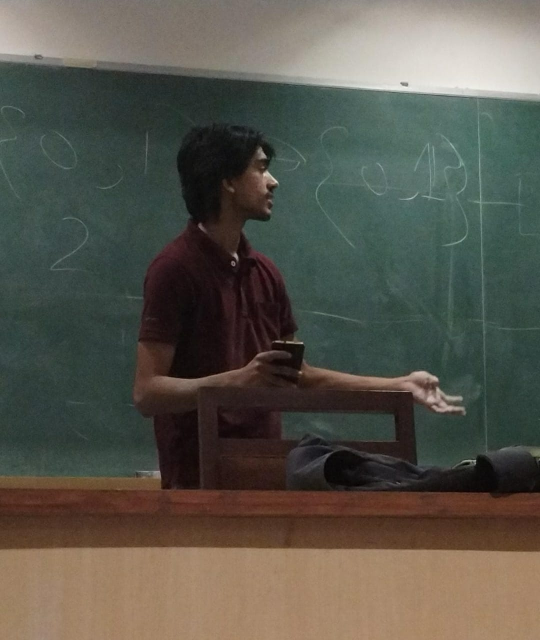
#> input picture assets/img/coordinators/Arnav.jpeg, 1080 x 1280 px (shown at 1/2 size); its folder holds only this picture in this run
$ python optimiser_600.py   (older library calls are emulated)
#> lines starting #> are read from the running program, lines starting #| are printed output that depends on the picture
from PIL import Image
import os

def crop_and_resize_to_square(image_path, output_path, size=(600, 600)):
    # Open an image file
#> called with image_path = 'assets/img/coordinators/Arnav.jpeg', size = (600, 600)
    img = Image.open(image_path)
#> img is the input picture: PIL image 1080x1280 RGB; mean R, G, B 88, 86, 76.2
    width, height = img.size
#> width = 1080; height = 1280

    # Find dimensions for cropping to a square
    new_dimension = min(width, height)
#> new_dimension = 1080
    left = (width - new_dimension) / 2
#> left = 0
    top = (height - new_dimension) / 2
#> top = 100
    right = (width + new_dimension) / 2
#> right = 1080
    bottom = (height + new_dimension) / 2
#> bottom = 1180

    # Crop the image
    img_cropped = img.crop((left, top, right, bottom))
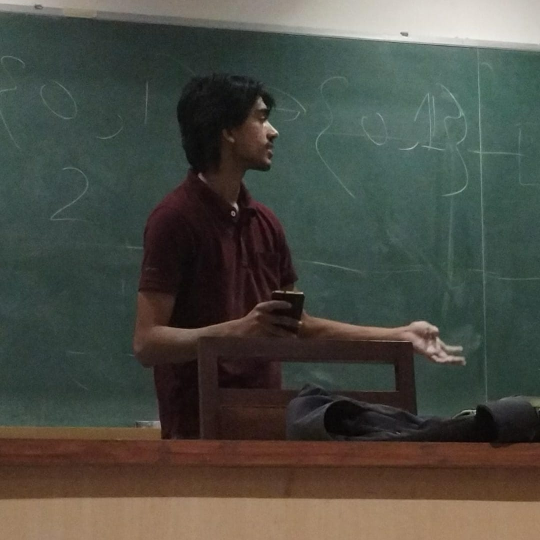
#> img_cropped: PIL image 1080x1080 RGB (shown at 1/2 size); mean R, G, B 74.8, 76, 67.8

    # Resize the image
    img_resized = img_cropped.resize(size, Image.ANTIALIAS)
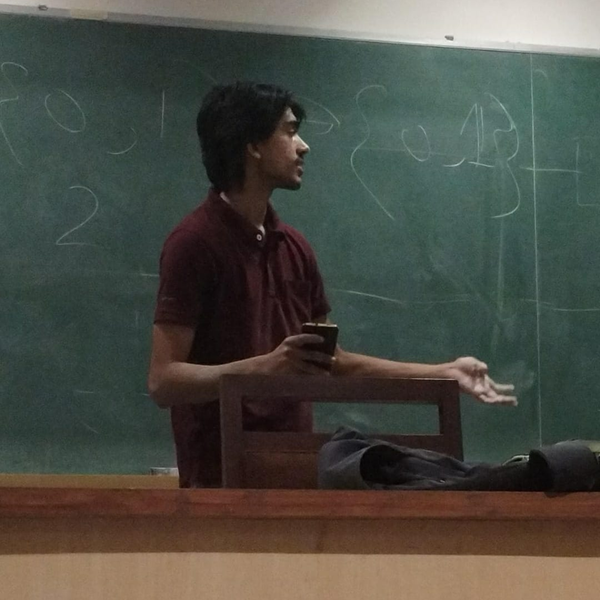
#> img_resized: PIL image 600x600 RGB; mean R, G, B 74.8, 76, 67.8

    # Save the image
    img_resized.save(output_path)

# Directory where images are stored
image_directory = "assets/img/coordinators"  # Replace with the path to your image folder

# Directory to save cropped images
output_directory = os.path.join(image_directory, "optimised")

# Create the output directory if it doesn't exist
if not os.path.exists(output_directory):
    os.makedirs(output_directory)

# List all files in the directory
all_files = os.listdir(image_directory)

# Filter out image files
image_files = [f for f in all_files if f.lower().endswith(('.png', '.jpg', '.jpeg'))]

# Crop and resize each image in the list
for image_file in image_files:
    image_path = os.path.join(image_directory, image_file)
    output_path = os.path.join(output_directory, f"optimised_{image_file}")
    crop_and_resize_to_square(image_path, output_path)

# The script will crop and resize all the images in the folder to 600x600 pixels
# and save them in the "optimised" folder. Images will be overwritten if they already exist.

$ run again, on assets/img/coordinators/Dhanuush .jpeg
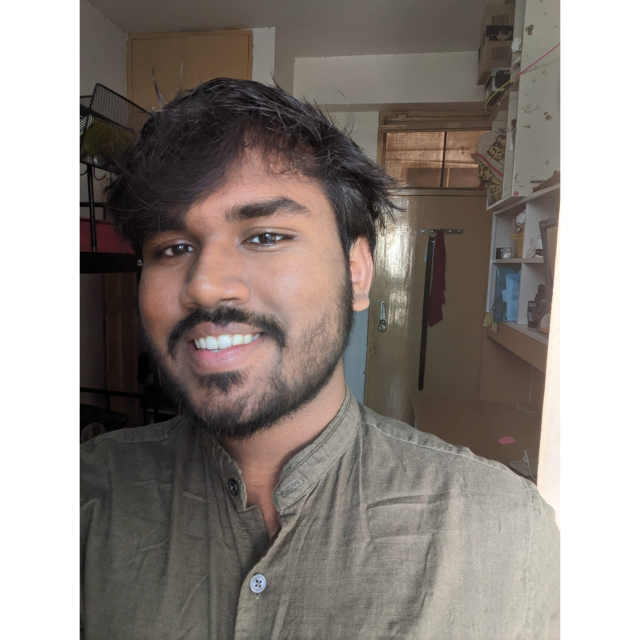
#> input picture assets/img/coordinators/Dhanuush .jpeg, 1280 x 1280 px (shown at 1/2 size)
#> in crop_and_resize_to_square, img is the input picture: PIL image 1280x1280 RGB; mean R, G, B 144.7, 136.8, 131.5
#> in crop_and_resize_to_square, `img_resized = img_cropped.resize(size, Image.ANTIALIAS)`:
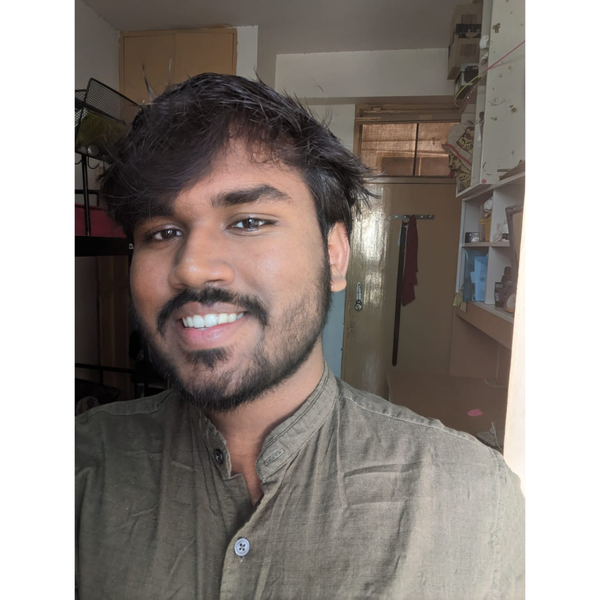
#> img_resized: PIL image 600x600 RGB; mean R, G, B 144.7, 136.8, 131.5

$ run again, on assets/img/coordinators/KeerthanaPhoto.jpg
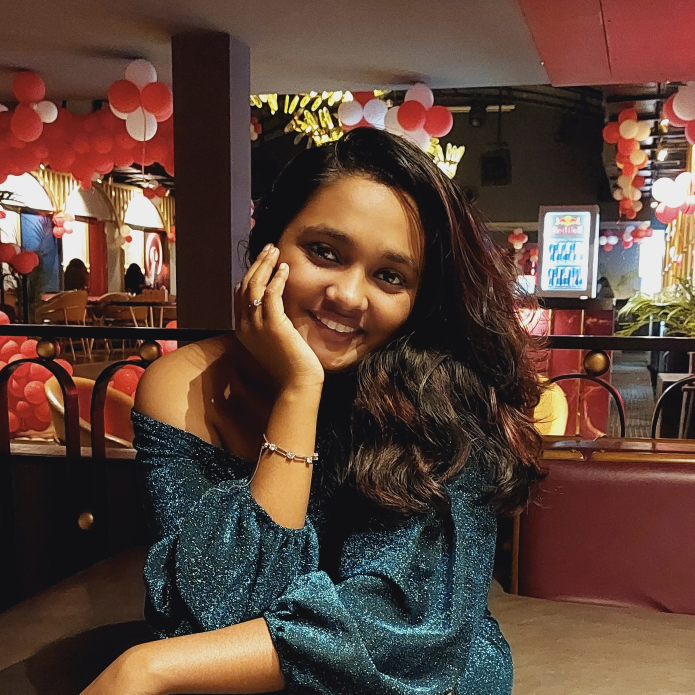
#> input picture assets/img/coordinators/KeerthanaPhoto.jpg, 2084 x 2084 px (shown at 1/3 size)
#> in crop_and_resize_to_square, img is the input picture: PIL image 2084x2084 RGB; mean R, G, B 93.2, 68.6, 57.8
#> in crop_and_resize_to_square, `img_resized = img_cropped.resize(size, Image.ANTIALIAS)`:
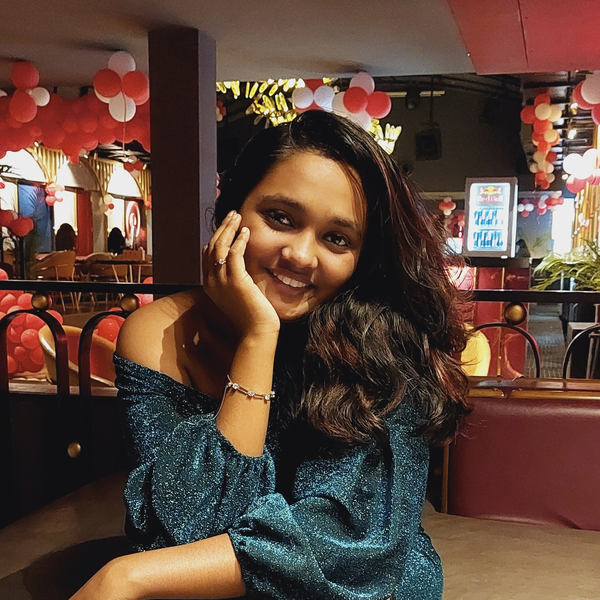
#> img_resized: PIL image 600x600 RGB; mean R, G, B 93.2, 68.6, 57.8
